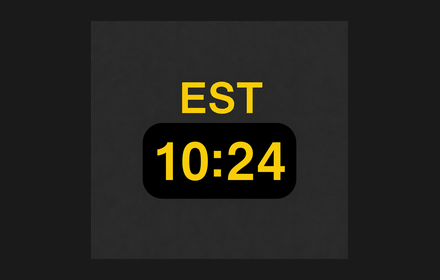
#> input picture apps/extensions/utc-clock-pro/store/promo-small-440x280.png, 440 x 280 px
$ python -i prepare-store-images.py   (imports and definitions only)
#> lines starting #> are read from the running program, lines starting #| are printed output that depends on the picture
#!/usr/bin/env python3
"""Build Chrome Web Store listing images (exact sizes, RGB, no alpha)."""
from __future__ import annotations

import argparse
import shutil
import struct
from pathlib import Path

from PIL import Image

CWS_SCREENSHOT = (1280, 800)
CWS_PROMO = (440, 280)
CWS_ICON = (128, 128)
BG = (26, 26, 26)
FORMATKIT_BG = (13, 17, 23)
FILE_INFO_BG = (13, 17, 23)
FORMATKIT_JPEG_QUALITY = 96
RESAMPLE = Image.Resampling.LANCZOS


# [33 lines left out: functions save_cws_image, png_info, assert_cws_file, not called in this run]


def pad_screenshot(src: Path) -> Image.Image:
    img = Image.open(src).convert("RGBA")
    if img.size == CWS_SCREENSHOT:
        return img.convert("RGB")
    if img.size != (1280, 720):
        img = img.resize((1280, 720), Image.Resampling.LANCZOS)
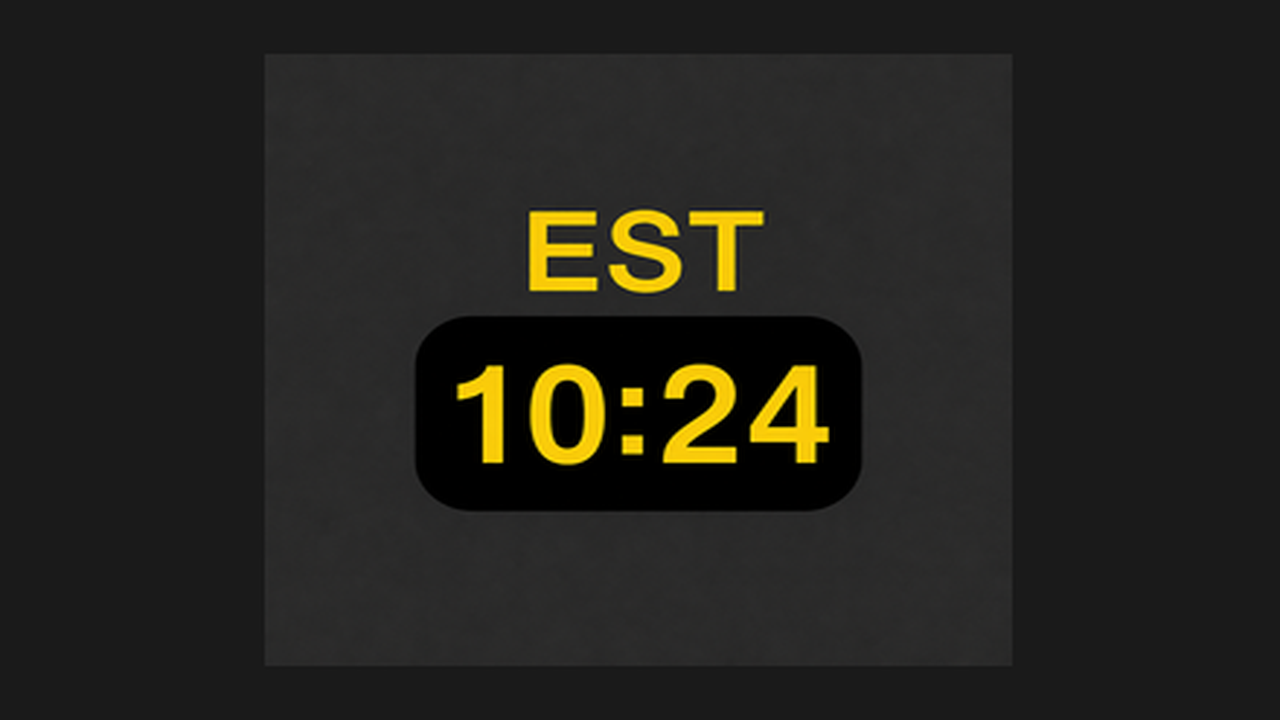
#> img: PIL image 1280x720 RGBA; mean R, G, B, A 36.1, 35, 29.8, 255

    canvas = Image.new("RGBA", CWS_SCREENSHOT, BG + (255,))
    x = (CWS_SCREENSHOT[0] - img.width) // 2
#> x = 0
    y = (CWS_SCREENSHOT[1] - img.height) // 2
#> y = 40
    canvas.paste(img, (x, y), img)
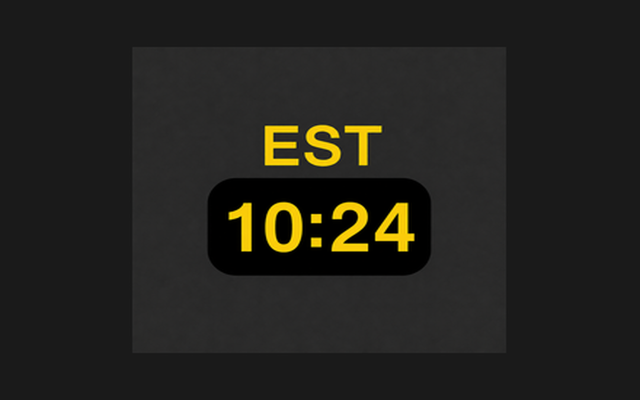
#> canvas: PIL image 1280x800 RGBA (shown at 1/2 size); mean R, G, B, A 35.1, 34.1, 29.4, 255
    return canvas.convert("RGB")


def make_promo_from_screenshot(screenshot: Image.Image) -> Image.Image:
    """Derive 440x280 promo tile from screenshot (center crop + high-quality downscale)."""
    return _crop_and_resize_to_promo(screenshot)


# [375 lines left out: functions _crop_and_resize_to_promo, make_promo_from_popup_source, make_icon, build_utc_clock_pro, pad_popup_screenshot, formatkit_store_icon and 4 more, not called in this run]


# [2 lines not run here, left out]

>>> result = pad_screenshot('../../apps/extensions/utc-clock-pro/store/promo-small-440x280.png')

$ run again, on apps/extensions/file-info/store/upload/promo-small-440x280.jpg
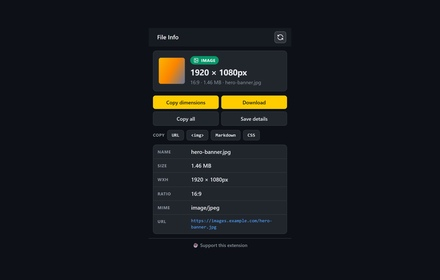
#> input picture apps/extensions/file-info/store/upload/promo-small-440x280.jpg, 440 x 280 px
#> in pad_screenshot, `img = img.resize((1280, 720), Image.Resampling.LANCZOS)`:
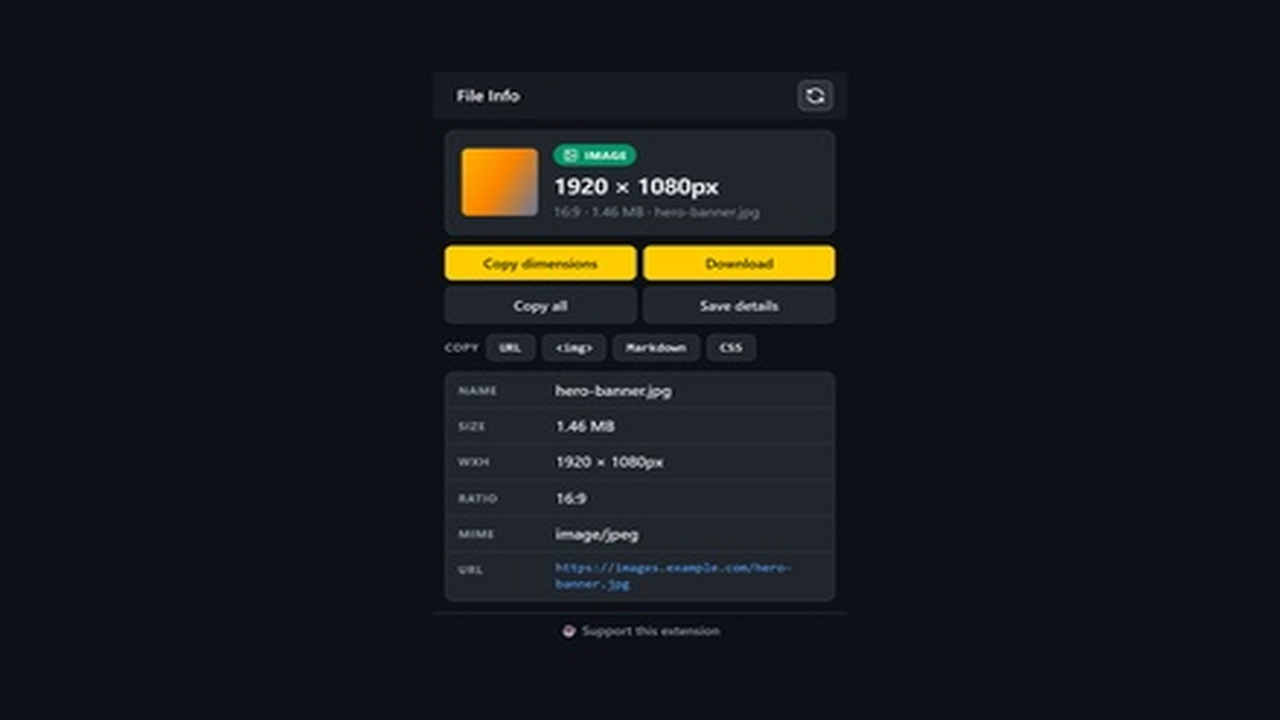
#> img: PIL image 1280x720 RGBA; mean R, G, B, A 22, 24.5, 27.9, 255
#> in pad_screenshot, `canvas.paste(img, (x, y), img)`:
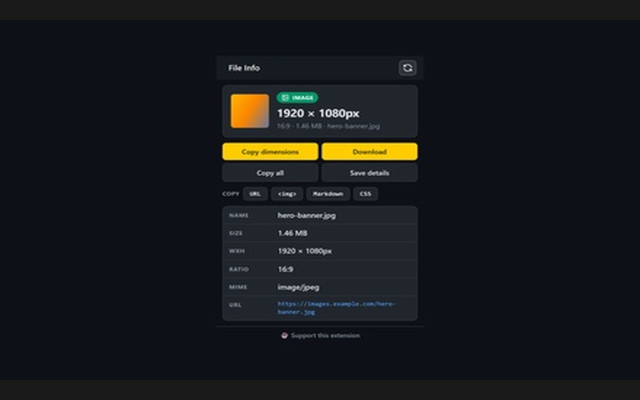
#> canvas: PIL image 1280x800 RGBA (shown at 1/2 size); mean R, G, B, A 22.4, 24.6, 27.7, 255

$ run again, on apps/extensions/formatkit/store/upload/promo-small-440x280.jpg
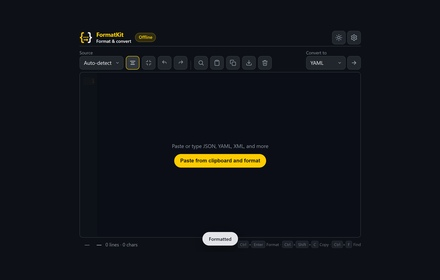
#> input picture apps/extensions/formatkit/store/upload/promo-small-440x280.jpg, 440 x 280 px
#> in pad_screenshot, `img = img.resize((1280, 720), Image.Resampling.LANCZOS)`:
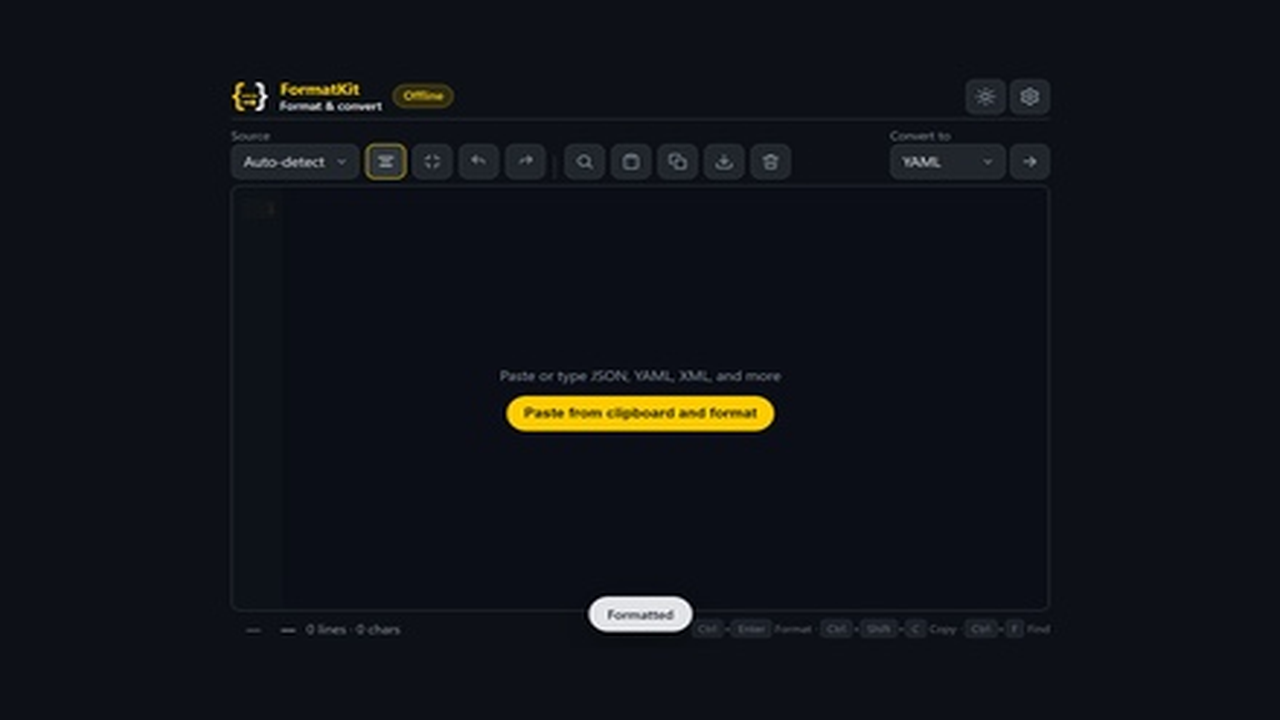
#> img: PIL image 1280x720 RGBA; mean R, G, B, A 16.7, 19.3, 24.9, 255
#> in pad_screenshot, `canvas.paste(img, (x, y), img)`:
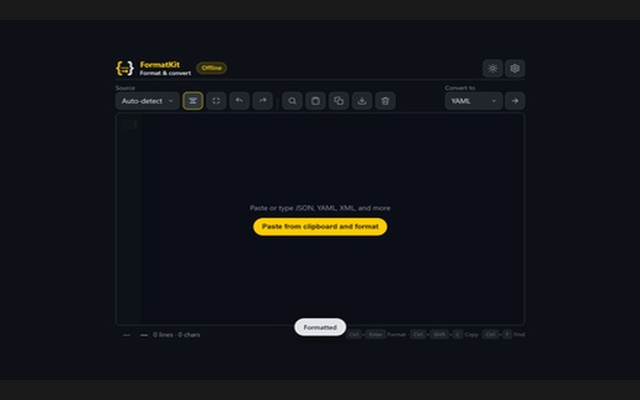
#> canvas: PIL image 1280x800 RGBA (shown at 1/2 size); mean R, G, B, A 17.6, 20, 25, 255
